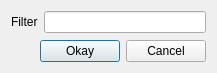
<?xml version="1.0" encoding="UTF-8"?>
<ui version="4.0">
 <class>NewFilterDialog</class>
 <widget class="QDialog" name="NewFilterDialog">
  <property name="geometry">
   <rect>
    <x>0</x>
    <y>0</y>
    <width>217</width>
    <height>73</height>
   </rect>
  </property>
  <property name="windowTitle">
   <string>New Filter</string>
  </property>
  <layout class="QVBoxLayout" name="verticalLayout">
   <item>
    <layout class="QFormLayout" name="formLayout">
     <item row="0" column="0">
      <widget class="QLabel" name="label">
       <property name="text">
        <string>Filter</string>
       </property>
      </widget>
     </item>
     <item row="0" column="1">
      <widget class="QLineEdit" name="mFilterLE"/>
     </item>
    </layout>
   </item>
   <item>
    <layout class="QHBoxLayout" name="horizontalLayout">
     <item>
      <spacer name="horizontalSpacer">
       <property name="orientation">
        <enum>Qt::Horizontal</enum>
       </property>
       <property name="sizeHint" stdset="0">
        <size>
         <width>40</width>
         <height>20</height>
        </size>
       </property>
      </spacer>
     </item>
     <item>
      <widget class="QPushButton" name="mOkayBtn">
       <property name="text">
        <string>Okay</string>
       </property>
      </widget>
     </item>
     <item>
      <widget class="QPushButton" name="mCancelBtn">
       <property name="text">
        <string>Cancel</string>
       </property>
      </widget>
     </item>
    </layout>
   </item>
  </layout>
 </widget>
 <resources/>
 <connections>
  <connection>
   <sender>mOkayBtn</sender>
   <signal>pressed()</signal>
   <receiver>NewFilterDialog</receiver>
   <slot>accept()</slot>
   <hints>
    <hint type="sourcelabel">
     <x>78</x>
     <y>55</y>
    </hint>
    <hint type="destinationlabel">
     <x>12</x>
     <y>50</y>
    </hint>
   </hints>
  </connection>
  <connection>
   <sender>mCancelBtn</sender>
   <signal>pressed()</signal>
   <receiver>NewFilterDialog</receiver>
   <slot>reject()</slot>
   <hints>
    <hint type="sourcelabel">
     <x>165</x>
     <y>50</y>
    </hint>
    <hint type="destinationlabel">
     <x>214</x>
     <y>58</y>
    </hint>
   </hints>
  </connection>
 </connections>
</ui>
